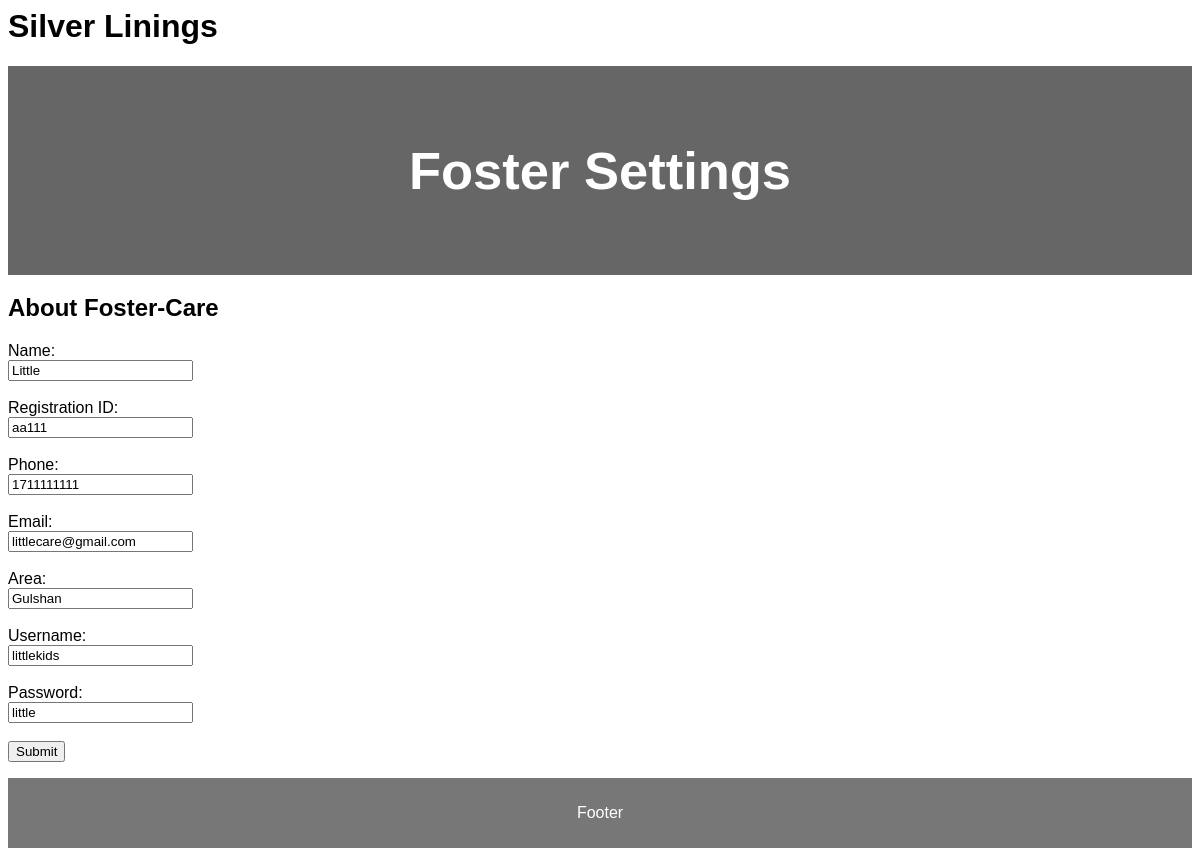
Screenshot of /MVC/Model/fostersettings.php (signed in) with the database file from the repository.
### tables this page shows
CREATE TABLE `foster` (
  `ID` int(5) NOT NULL,
  `foster_name` varchar(100) NOT NULL,
  `registration_ID` varchar(20) NOT NULL,
  `phone` int(20) DEFAULT NULL,
  `email` varchar(100) DEFAULT NULL,
  `foster_username` varchar(20) NOT NULL,
  `password` varchar(6) NOT NULL,
  `foster_area` varchar(100) DEFAULT NULL
);

### MVC/Model/fostersettings.php (the view, shortened to what this page needs)
 <html lang="en">
<head>
</head>
<body>
<h1>Silver Linings</h1>
<header>
  <h2>Foster Settings</h2>
</header>
<section>
    <h1>About Foster-Care</h1>
    <?php
    require_once('DBconnect.php');
    $sql = "SELECT * FROM foster WHERE ID='".$_SESSION['manager']."'";
    $result = $conn->query($sql);
    if($result->num_rows>0){
      $data = $result->fetch_array();
      echo $html='<html lang="en">
        <form action="editfosterinfo.php" method="post">
          Name:<br>
          <input type="text" name="fName" value='.$data['foster_name'].'>
          <br><br>
           Registration ID:<br>
          <input type="text" name="fReg" value='.$data['registration_ID'].'>
          <br><br>
          Phone:<br>
            <input type="text" name="fPhone" value='.$data['phone'].'>
          <br><br>
          Email:<br>
            <input type="text" name="fEmail" value='.$data['email'].'>
          <br><br>
          Area:<br>
            <input type="text" name="fArea" value='.$data['foster_area'].'>
          <br><br>
          Username:<br>
            <input type="text" name="fUsername" value='.$data['foster_username'].'>
          <br><br>
          Password:<br>
            <input type="text" name="fPassword" value='.$data['password'].'>
          <br><br>
          <input name = "update" type = "submit" >
        </form>
';
 }
?>
</section>
<footer>
  <p>Footer</p>
</footer>
</body>
</html>

### MVC/Model/fostersettings.php (style rules this page uses)
* { box-sizing: border-box; }
body { font-family: Arial, Helvetica, sans-serif; }
header { background-color: #666; padding: 30px; text-align: center; font-size: 35px; color: white; }
section:after { content: ""; display: table; clear: both; }
footer { background-color: #777; padding: 10px; text-align: center; color: white; }

### rows the page displays
foster: fName "Little", fReg "aa111", fPhone "1711111111", fEmail "littlecare@gmail.com", fArea "Gulshan", fUsername "littlekids", fPassword "little"
